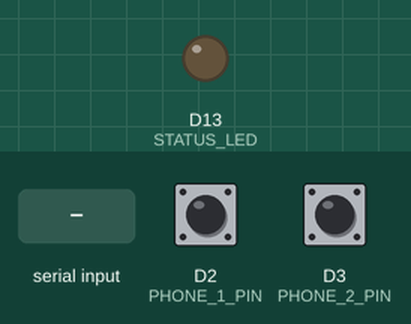
Simulated run of this sketch. Board: Arduino Nano 33 IoT. Shown: output pins drawn as LEDs (lit = HIGH). Inputs (shaded band) come from the test bench; at power-on: D2 (PHONE_1_PIN) HIGH, D3 (PHONE_2_PIN) HIGH. WiFi joins after 1.5 s; servers stay silent unless stated; uploads are accepted with an empty reply; what the sketch prints to the serial monitor is not drawn.

Above: at 0.0 s.
At 4.7 s:
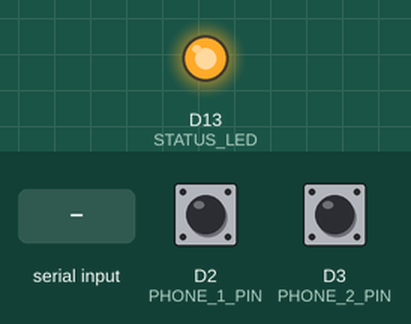
4.8 s: D2 (PHONE_1_PIN) pulled LOW for 0.15 s
6.4 s: D3 (PHONE_2_PIN) pulled LOW for 0.15 s
8.1 s: "200\n" received over Serial
9.6 s: "1\n" received over Serial
11.1 s: "r\n" received over Serial
Timing chart, 0 to 13.6 s (numbered marks = the images above; inputs shaded):
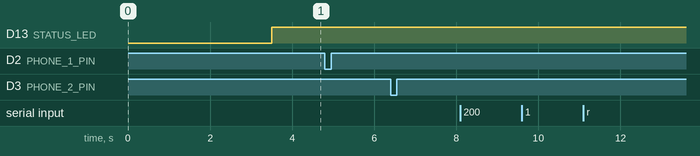

The sketch:

phone_hook_monitor.ino
```cpp
/**
 * Unfinished Endings - Phone Hook Monitor
 * Arduino Nano 33 IoT
 *
 * Monitors two traditional phones and sends hook events to Next.js server
 *
 * Wiring:
 *   Phone 1 hook (green wire) → Pin 2
 *   Phone 2 hook (green wire) → Pin 3
 *   Both grounds (yellow wire) → GND
 */

#include <WiFiNINA.h>

// ============ CONFIGURATION - EDIT THESE ============

// WiFi credentials
const char* WIFI_SSID = "YOUR_WIFI_NAME";
const char* WIFI_PASSWORD = "YOUR_WIFI_PASSWORD";

// Your computer running Next.js dev server
// Find your IP: macOS: `ipconfig getifaddr en0`, Windows: `ipconfig`
const char* SERVER_IP = "192.168.1.100";  // CHANGE THIS!
const int SERVER_PORT = 3000;

// ====================================================

// Pin configuration
const int PHONE_1_PIN = 2;  // Recording phone (Interior)
const int PHONE_2_PIN = 3;  // Playback phone (Exterior)
const int STATUS_LED = 13;  // Built-in LED for WiFi status

// State tracking
int phone1State = HIGH;  // HIGH = on-hook, LOW = off-hook
int phone2State = HIGH;
unsigned long lastDebounce1 = 0;
unsigned long lastDebounce2 = 0;
const unsigned long DEBOUNCE_DELAY = 50;  // 50ms debounce

WiFiClient client;

void setup() {
  // Start serial for debugging
  Serial.begin(9600);
  delay(2000);  // Wait for serial to initialize

  Serial.println("\n============================================");
  Serial.println("  Unfinished Endings - Phone Hook Monitor");
  Serial.println("============================================\n");

  // Configure pins
  pinMode(PHONE_1_PIN, INPUT_PULLUP);
  pinMode(PHONE_2_PIN, INPUT_PULLUP);
  pinMode(STATUS_LED, OUTPUT);

  // Connect to WiFi
  connectWiFi();

  Serial.println("\n✓ Monitoring phones...");
  Serial.println("  Phone 1 (Recording): Pin 2");
  Serial.println("  Phone 2 (Playback):  Pin 3\n");
  Serial.println("Pick up a phone to test!\n");
}

void loop() {
  // Blink status LED if WiFi connected
  static unsigned long lastBlink = 0;
  if (millis() - lastBlink > 1000) {
    digitalWrite(STATUS_LED, WiFi.status() == WL_CONNECTED);
    lastBlink = millis();
  }

  // Read current pin states
  int current1 = digitalRead(PHONE_1_PIN);
  int current2 = digitalRead(PHONE_2_PIN);

  // Check Phone 1 with debouncing
  if (current1 != phone1State) {
    if ((millis() - lastDebounce1) > DEBOUNCE_DELAY) {
      phone1State = current1;
      lastDebounce1 = millis();

      if (phone1State == LOW) {
        Serial.println("📞 [PHONE 1] OFF-HOOK (Recording started)");
        sendHookEvent(1, "off-hook");
      } else {
        Serial.println("📵 [PHONE 1] ON-HOOK (Recording stopped)");
        sendHookEvent(1, "on-hook");
      }
    }
  }

  // Check Phone 2 with debouncing
  if (current2 != phone2State) {
    if ((millis() - lastDebounce2) > DEBOUNCE_DELAY) {
      phone2State = current2;
      lastDebounce2 = millis();

      if (phone2State == LOW) {
        Serial.println("📞 [PHONE 2] OFF-HOOK (Playback started)");
        sendHookEvent(2, "off-hook");
      } else {
        Serial.println("📵 [PHONE 2] ON-HOOK (Playback stopped)");
        sendHookEvent(2, "on-hook");
      }
    }
  }

  // Check for serial commands (for testing)
  handleSerialCommands();

  delay(10);  // Check every 10ms
}

void connectWiFi() {
  Serial.print("Connecting to WiFi: ");
  Serial.print(WIFI_SSID);
  Serial.print(" ");

  int attempts = 0;
  WiFi.begin(WIFI_SSID, WIFI_PASSWORD);

  while (WiFi.status() != WL_CONNECTED && attempts < 30) {
    delay(500);
    Serial.print(".");
    attempts++;
  }

  if (WiFi.status() == WL_CONNECTED) {
    Serial.println(" ✓");
    Serial.print("✓ WiFi connected! IP: ");
    Serial.println(WiFi.localIP());
    Serial.print("✓ Server: ");
    Serial.print(SERVER_IP);
    Serial.print(":");
    Serial.println(SERVER_PORT);
  } else {
    Serial.println(" ✗");
    Serial.println("✗ WiFi connection FAILED!");
    Serial.println("  Check SSID and password in code.");
    Serial.println("  Make sure WiFi is 2.4GHz (not 5GHz).");
  }
}

void sendHookEvent(int phone, const char* state) {
  // Check WiFi first
  if (WiFi.status() != WL_CONNECTED) {
    Serial.println("  ✗ WiFi not connected, reconnecting...");
    connectWiFi();
    return;
  }

  Serial.print("  → Sending to server... ");

  // Connect to server
  if (!client.connect(SERVER_IP, SERVER_PORT)) {
    Serial.println("✗ Connection failed!");
    Serial.println("    Check:");
    Serial.println("    1. Is Next.js dev server running? (npm run dev)");
    Serial.println("    2. Is SERVER_IP correct in code?");
    Serial.println("    3. Computer and Arduino on same network?");
    return;
  }

  // Build JSON payload
  String payload = "{\"phone\":";
  payload += phone;
  payload += ",\"state\":\"";
  payload += state;
  payload += "\"}";

  // Send HTTP POST request
  client.println("POST /api/phone/hook HTTP/1.1");
  client.print("Host: ");
  client.println(SERVER_IP);
  client.println("Content-Type: application/json");
  client.println("Connection: close");
  client.print("Content-Length: ");
  client.println(payload.length());
  client.println();
  client.println(payload);

  // Wait for response with timeout
  unsigned long timeout = millis();
  while (client.available() == 0) {
    if (millis() - timeout > 3000) {
      Serial.println("✗ Timeout!");
      client.stop();
      return;
    }
  }

  // Read first line of response (HTTP status)
  if (client.available()) {
    String response = client.readStringUntil('\n');
    if (response.indexOf("200") > 0) {
      Serial.println("✓ Success!");
    } else {
      Serial.print("✗ Error: ");
      Serial.println(response);
    }
  }

  // Close connection
  client.stop();
}

void handleSerialCommands() {
  if (Serial.available()) {
    char cmd = Serial.read();
    Serial.print("\n[TEST] Command: ");
    Serial.println(cmd);

    switch(cmd) {
      case '1':
        Serial.println("Testing Phone 1 OFF-HOOK...");
        sendHookEvent(1, "off-hook");
        break;
      case '2':
        Serial.println("Testing Phone 1 ON-HOOK...");
        sendHookEvent(1, "on-hook");
        break;
      case '3':
        Serial.println("Testing Phone 2 OFF-HOOK...");
        sendHookEvent(2, "off-hook");
        break;
      case '4':
        Serial.println("Testing Phone 2 ON-HOOK...");
        sendHookEvent(2, "on-hook");
        break;
      case 'r':
        Serial.println("Reconnecting WiFi...");
        WiFi.disconnect();
        delay(1000);
        connectWiFi();
        break;
      case 's':
        Serial.println("\n=== STATUS ===");
        Serial.print("WiFi: ");
        Serial.println(WiFi.status() == WL_CONNECTED ? "Connected" : "Disconnected");
        Serial.print("Phone 1: ");
        Serial.println(phone1State == LOW ? "OFF-HOOK" : "ON-HOOK");
        Serial.print("Phone 2: ");
        Serial.println(phone2State == LOW ? "OFF-HOOK" : "ON-HOOK");
        Serial.println("==============\n");
        break;
      case 'h':
        printHelp();
        break;
    }
  }
}

void printHelp() {
  Serial.println("\n=== SERIAL COMMANDS ===");
  Serial.println("1 - Test Phone 1 OFF-HOOK");
  Serial.println("2 - Test Phone 1 ON-HOOK");
  Serial.println("3 - Test Phone 2 OFF-HOOK");
  Serial.println("4 - Test Phone 2 ON-HOOK");
  Serial.println("r - Reconnect WiFi");
  Serial.println("s - Show status");
  Serial.println("h - Show this help");
  Serial.println("======================\n");
}
```

Measured:
- after the input at 4.8 s, every drawn part: stays the same
- after the input at 6.4 s, every drawn part: stays the same
- after the input at 8.1 s, every drawn part: stays the same
- after the input at 9.6 s, every drawn part: stays the same
- after the input at 11.1 s, every drawn part: stays the same
